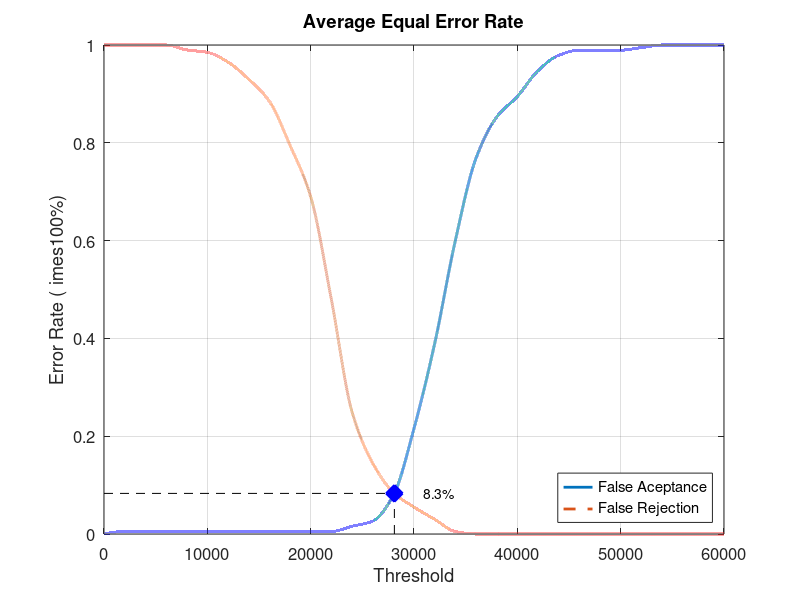
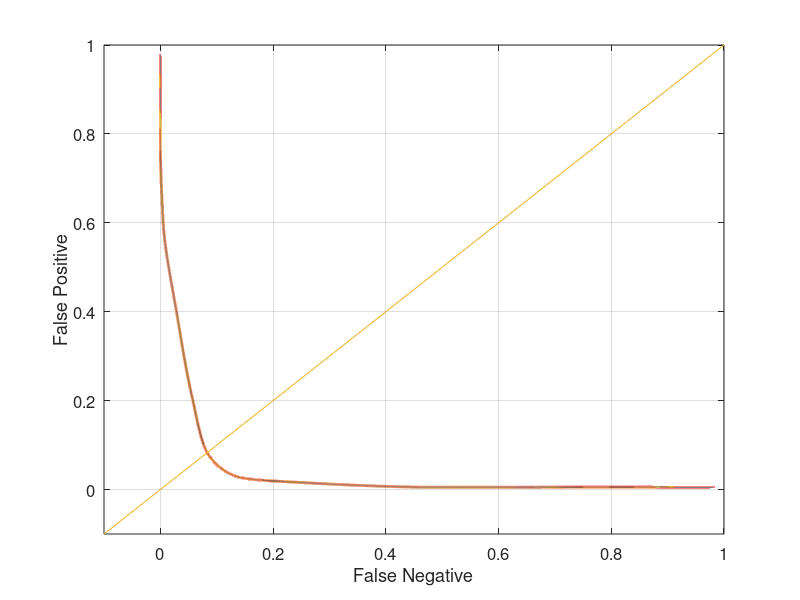

The MATLAB script that drew these images, in order:
close all;
clear;
clc;
x = 0:2000:60000;
xq = 0:0.5:60000;

y0 = [0 0.00526316 0.00526316 0.00526316 0.00526316 0.00526316 0.00526316 0.00526316 0.00526316 0.00526316 0.00526316 0.00526316 0.0157895 0.0263158 0.0789474 0.215789 0.389474 0.6 0.768421 0.852632 0.894737 0.947368 0.978947 0.989474 0.989474 0.989474 0.994737 1 1 1 1]
yy0 = interp1(x, y0, xq, 'pchip');
y1 = [1 1 1 1 0.99 0.985 0.965 0.93 0.885 0.795 0.69 0.48 0.25 0.145 0.085 0.055 0.03 0.005 0 0 0 0 0 0 0 0 0 0 0 0 0]
yy1 = interp1(x, y1, xq, 'pchip');

% Calculating EER: 
y2 = abs(y0 - y1);
find(y2 == min(y2))
yy2 = abs(yy0 - yy1);
xEER = find(yy2 == min(yy2));
xEERIndex = xq(xEER) % X-axis EER
yEER = yy0(xEER) % Y-axis EER

main = figure
plot(xq, yy0,'-','LineWidth', 2);	hold on
plot(xq, yy1,'--','LineWidth', 2);	hold on
plot([xEERIndex xEERIndex], [0 yEER], 'k--');	hold on
plot([0 xEERIndex], [yEER yEER], 'k--');	hold on
plot(xEERIndex, yEER, 'bx', 'LineWidth', 10);	hold on
text(xEERIndex + 10 * xEERIndex / 100, yEER, [num2str(round((10000 * yEER)) / 100) '%'])
legend('False Aceptance', 'False Rejection', 'Location', 'SouthEast')
xlabel('Threshold')
ylabel('Error Rate (	imes100%)')
title('Average Equal Error Rate')
set(gca, 'FontSize', 12)
axis([0 60000 0 1])
grid on

print(main, 'Database3_2Main', '-dpng');
FNRxFPR = figure('Color', [1 1 1]);
plot(yy1, yy0, '-', yy1, yy0, 'LineWidth', 2);
hold on
y = -0.1:0.1:1
plot(y, y); 
set(gca, 'FontSize', 12)
xlabel('False Negative')
ylabel('False Positive')
axis([-0.1 1 -0.1 1])
set(gca, 'FontSize', 12)
grid on

print(FNRxFPR, 'Database3_2FNRxFPR','-dpng');
